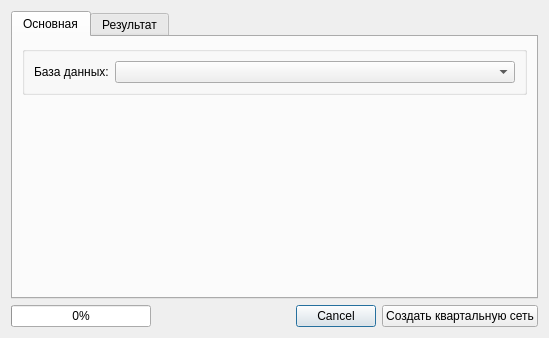
<?xml version="1.0" encoding="UTF-8"?>
<ui version="4.0">
 <class>Dialog</class>
 <widget class="QDialog" name="Dialog">
  <property name="geometry">
   <rect>
    <x>0</x>
    <y>0</y>
    <width>549</width>
    <height>338</height>
   </rect>
  </property>
  <property name="windowTitle">
   <string>Создание квартальной сети</string>
  </property>
  <layout class="QVBoxLayout" name="verticalLayout_3">
   <item>
    <widget class="QTabWidget" name="tabWidget">
     <property name="currentIndex">
      <number>0</number>
     </property>
     <widget class="QWidget" name="tabCommon">
      <attribute name="title">
       <string>Основная</string>
      </attribute>
      <layout class="QVBoxLayout" name="verticalLayout_2">
       <item>
        <widget class="QGroupBox" name="groupBox">
         <property name="sizePolicy">
          <sizepolicy hsizetype="Expanding" vsizetype="Minimum">
           <horstretch>0</horstretch>
           <verstretch>0</verstretch>
          </sizepolicy>
         </property>
         <property name="title">
          <string/>
         </property>
         <layout class="QHBoxLayout" name="horizontalLayout">
          <item>
           <widget class="QLabel" name="label">
            <property name="sizePolicy">
             <sizepolicy hsizetype="Minimum" vsizetype="Fixed">
              <horstretch>0</horstretch>
              <verstretch>0</verstretch>
             </sizepolicy>
            </property>
            <property name="text">
             <string>База данных:</string>
            </property>
           </widget>
          </item>
          <item>
           <widget class="QComboBox" name="KvNetDBcomboBox">
            <property name="sizePolicy">
             <sizepolicy hsizetype="Expanding" vsizetype="Fixed">
              <horstretch>0</horstretch>
              <verstretch>0</verstretch>
             </sizepolicy>
            </property>
           </widget>
          </item>
         </layout>
        </widget>
       </item>
       <item>
        <spacer name="verticalSpacer">
         <property name="orientation">
          <enum>Qt::Vertical</enum>
         </property>
         <property name="sizeHint" stdset="0">
          <size>
           <width>20</width>
           <height>196</height>
          </size>
         </property>
        </spacer>
       </item>
      </layout>
     </widget>
     <widget class="QWidget" name="tabResult">
      <attribute name="title">
       <string>Результат</string>
      </attribute>
      <layout class="QVBoxLayout" name="verticalLayout">
       <item>
        <widget class="QTextEdit" name="textResult">
         <property name="readOnly">
          <bool>true</bool>
         </property>
         <property name="acceptRichText">
          <bool>true</bool>
         </property>
        </widget>
       </item>
      </layout>
     </widget>
    </widget>
   </item>
   <item>
    <layout class="QHBoxLayout" name="horizontalLayout_4">
     <item>
      <widget class="QProgressBar" name="progressBar">
       <property name="enabled">
        <bool>true</bool>
       </property>
       <property name="sizePolicy">
        <sizepolicy hsizetype="Expanding" vsizetype="Fixed">
         <horstretch>0</horstretch>
         <verstretch>0</verstretch>
        </sizepolicy>
       </property>
       <property name="value">
        <number>0</number>
       </property>
       <property name="textVisible">
        <bool>true</bool>
       </property>
       <property name="invertedAppearance">
        <bool>false</bool>
       </property>
      </widget>
     </item>
     <item>
      <spacer name="horizontalSpacer_2">
       <property name="orientation">
        <enum>Qt::Horizontal</enum>
       </property>
       <property name="sizeType">
        <enum>QSizePolicy::Expanding</enum>
       </property>
       <property name="sizeHint" stdset="0">
        <size>
         <width>40</width>
         <height>20</height>
        </size>
       </property>
      </spacer>
     </item>
     <item>
      <widget class="QDialogButtonBox" name="KvNetCanceleButton">
       <property name="sizePolicy">
        <sizepolicy hsizetype="Fixed" vsizetype="Fixed">
         <horstretch>0</horstretch>
         <verstretch>0</verstretch>
        </sizepolicy>
       </property>
       <property name="standardButtons">
        <set>QDialogButtonBox::Cancel</set>
       </property>
      </widget>
     </item>
     <item>
      <widget class="QPushButton" name="KvNetButton">
       <property name="sizePolicy">
        <sizepolicy hsizetype="Fixed" vsizetype="Preferred">
         <horstretch>0</horstretch>
         <verstretch>0</verstretch>
        </sizepolicy>
       </property>
       <property name="text">
        <string>Создать квартальную сеть</string>
       </property>
      </widget>
     </item>
    </layout>
   </item>
  </layout>
 </widget>
 <resources/>
 <connections/>
</ui>
